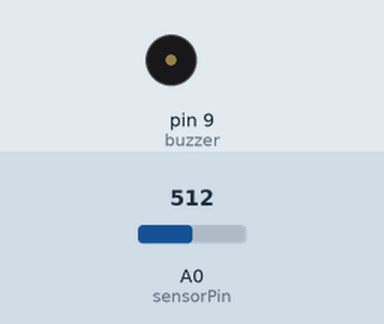
A sketch run on a simulated Arduino Uno, built with avr-gcc and run on an emulated ATmega328P. Shown: buzzer (waves = sounding). The inputs (shaded band) are chosen by the test bench; at power-on: A0 (sensorPin) = 512.

Above: at 1.8 s.
1.9 s: A0 (sensorPin) set to 306
At 2.2 s:
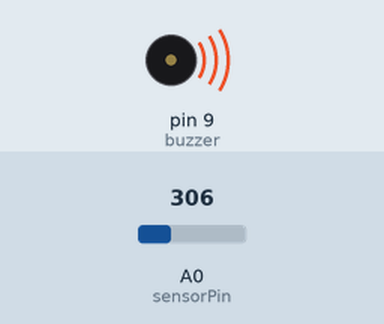
5.4 s: A0 (sensorPin) set to 122
At 5.56 s:
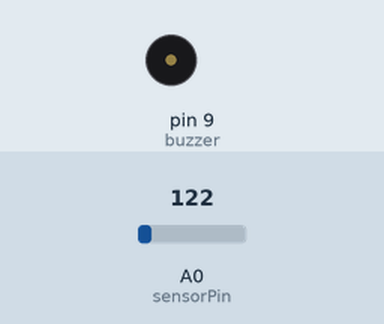
Timing chart, 0 to 14.9 s (numbered marks = the images above; inputs shaded):
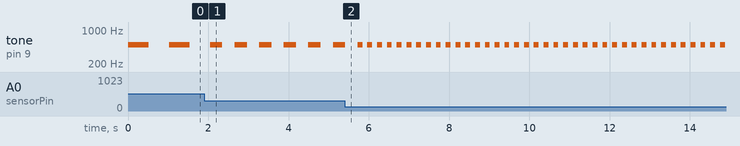

The sketch:

Buzzer_Poti.ino
```cpp
/*
  Analog Input
 Demonstrates analog input by reading an analog sensor on analog pin 0 and
 turning on and off a buzzer connected to digital pin 9.
 The amount of time the buzzer will be on and off depends on
 the value obtained by analogRead().

 The circuit:
 * Potentiometer attached to analog input 0
 * center pin of the potentiometer to the analog pin
 * one side pin (either one) to ground
 * the other side pin to +5V
 * buzzer attached to digital pin 9 with R=100Ohm

 */

int sensorPin = A0;    // select the input pin for the potentiometer
int buzzer = 9;      // select the pin for the LED
int sensorValue = 0;  // variable to store the value coming from the sensor

void setup() {
  // declare the buzzer as an OUTPUT:
  pinMode(buzzer, OUTPUT);
}

void loop() {
  // read the value from the sensor:
  sensorValue = analogRead(sensorPin);
  // turn the ledPin on
  tone(buzzer, 500);
  // stop the program for <sensorValue> milliseconds:
  delay(sensorValue);
  // turn the ledPin off:
  noTone(buzzer);
  // stop the program for for <sensorValue> milliseconds:
  delay(sensorValue);
}
```

Measured:
- after the input at 1.9 s, tone on pin 9 (buzzer): alternates 500 Hz for 0.31 s and silent for 0.31 s, starting after 0.45 s
- by itself, tone on pin 9 (buzzer): alternates 500 Hz for 0.51 s and silent for 0.51 s
